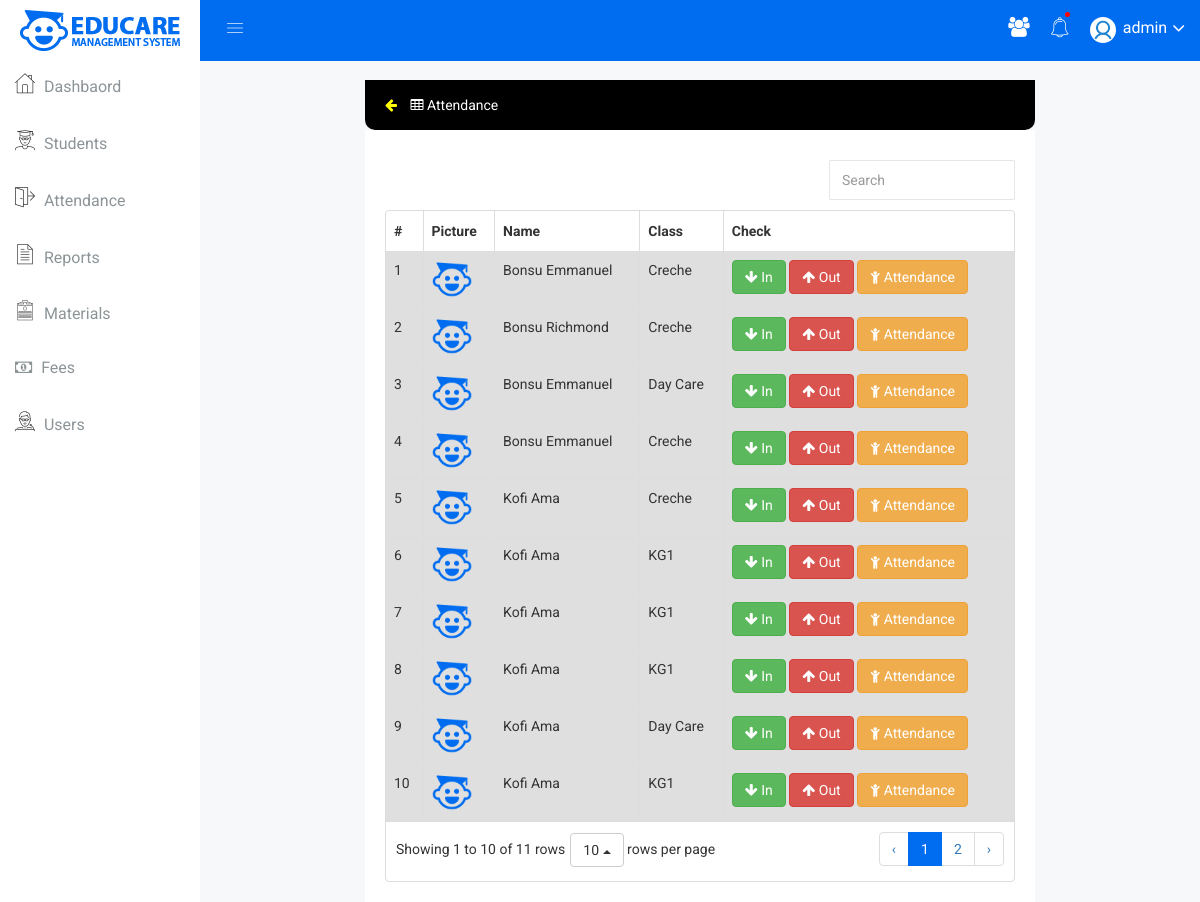
Screenshot of /attendance-page.php (signed in) with the database file from the repository.
### tables this page shows
CREATE TABLE `attendance` (
  `id` int(11) NOT NULL,
  `student_id` int(11) NOT NULL,
  `status` varchar(5) NOT NULL DEFAULT 'Out',
  `date` timestamp NOT NULL DEFAULT current_timestamp() ON UPDATE current_timestamp()
);

CREATE TABLE `student` (
  `id` int(255) NOT NULL,
  `image` longblob NOT NULL,
  `sname` varchar(255) NOT NULL,
  `other_name` varchar(255) NOT NULL,
  `dob` varchar(255) NOT NULL,
  `place_of_birth` varchar(255) NOT NULL,
  `home_town` varchar(255) NOT NULL,
  `mother_tongue` varchar(255) NOT NULL,
  `school_attended` varchar(255) NOT NULL,
  `sex` varchar(255) NOT NULL,
  `class` varchar(255) NOT NULL,
  `joindate` timestamp NOT NULL DEFAULT current_timestamp(),
  `account` varchar(255) NOT NULL DEFAULT 'no'
);

### attendance-page.php (the view, shortened to what this page needs)
<?php require_once "php/dbconnect.php" ?>
<?php require_once "header.php" ?>
        </div>
<div class="data-table-area mg-b-15" style="width: 70%; margin-right: auto; margin-left: auto;">
            <div class="container-fluid" style="margin-top: 20px;">
                <div  style="background: #000000; color:#ffff; height: 50px; border-bottom-left-radius:
                10px; border-bottom-right-radius:
                10px; line-height: 50px; text-indent: 10px;">
                <a href="index.php" style="color: yellow;"><span class="fa fa-arrow-left"></span></a>
                <span class="fa fa-table"></span> Attendance
            </div>
        </div>
        <div class="data-table-area mg-b-15">
            <div class="container-fluid">
                <div class="row" >
                    <div class="col-lg-12 col-md-12 col-sm-12 col-xs-12" >
                        <div class="sparkline13-list" >
                            <div class="static-table-list">
                                    <table class="table" id="table" data-toggle="table" data-pagination="true" data-search="true"  data-toolbar="#toolbar">
                                        <thead>
                                            <tr>
                                                <th>#</th>
                                                <th>Picture</th>
                                                <th>Name</th>
                                                <th>Class</th>
                                                <th>Check</th>
                                            </tr>
                                        </thead>
                                        <tbody style="background: #00000020;" >
                                           <?php
$select = "SELECT s.id, s.sname, s.other_name, s.class, a.status
          FROM student s
          JOIN attendance a ON s.id=a.student_id
          order by sname asc ";
$count = 0;
$selectQuery =  $conn->query($select);
  while ($sql = mysqli_fetch_assoc($selectQuery)):
    $count++
?>
                  <tr>
                    <td><?php echo $count; ?></td>
                    <?php if (empty($sql['image'])): ?>
                         <td><img width="40px" src="php/passport/favicon.png"></td>
                    <?php else: ?>
                        <td><img width="40px" src="php/passport/<?php echo $sql['image']; ?>"></td>
                    <?php endif; ?>
                    <td><?php echo $sql['sname']." ".$sql['other_name']; ?></td>
                    <td><?php echo $sql['class']; ?></td>
                    <td>
                      <?php if ($sql['status']=="In"): ?>
                      <button class="btn btn-secondary" style="background: black;" disabled="disabled"><span class="fa fa-arrow-down"></span> In</button>
                      <?php elseif ($sql['status']=="Out"): ?>
                      <a href="?in=<?php echo $sql['id']; ?>" class="btn btn-success"><span class="fa fa-arrow-down"></span> In</a>
                      <?php endif; ?>
                      <a href="?out=<?php echo $sql['id']; ?>" class="btn btn-danger"><span class="fa fa-arrow-up"></span> Out</a>
                      <a href="individual-attendance-page.php?view=<?php echo $sql['id']; ?>" class="btn btn-warning"><span class="fa fa-child"></span> Attendance</a>
                    </td>
                  </tr>
<?php endwhile;  ?>
                                        </tbody>
                                    </table>
                                </div>
                        </div>
                    </div>
                </div>
            </div>
        </div>
    </div>
</body>
</html>

### header.php (shortened to what this page needs)
<!doctype html>
<html class="no-js" lang="en">
<head>
    <link rel="stylesheet" href="css/bootstrap.min.css">
    <link rel="stylesheet" href="css/font-awesome.min.css">
    <link rel="stylesheet" href="css/owl.carousel.css">
    <link rel="stylesheet" href="css/owl.theme.css">
    <link rel="stylesheet" href="css/owl.transitions.css">
    <link rel="stylesheet" href="css/animate.css">
    <link rel="stylesheet" href="css/normalize.css">
    <link rel="stylesheet" href="css/meanmenu.min.css">
    <link rel="stylesheet" href="css/main.css">
    <link rel="stylesheet" href="css/educate-custon-icon.css">
    <link rel="stylesheet" href="css/morrisjs/morris.css">
    <link rel="stylesheet" href="css/scrollbar/jquery.mCustomScrollbar.min.css">
    <link rel="stylesheet" href="css/metisMenu/metisMenu.min.css">
    <link rel="stylesheet" href="css/metisMenu/metisMenu-vertical.css">
    <link rel="stylesheet" href="css/calendar/fullcalendar.min.css">
    <link rel="stylesheet" href="css/calendar/fullcalendar.print.min.css">
    <link rel="stylesheet" href="css/editor/select2.css">
    <link rel="stylesheet" href="css/editor/datetimepicker.css">
    <link rel="stylesheet" href="css/editor/bootstrap-editable.css">
    <link rel="stylesheet" href="css/editor/x-editor-style.css">
    <link rel="stylesheet" href="css/data-table/bootstrap-table.css">
    <link rel="stylesheet" href="css/data-table/bootstrap-editable.css">
    <link rel="stylesheet" href="style.css">
    <link rel="stylesheet" href="css/responsive.css">
</head>
<body>
    <div class="left-sidebar-pro">
        <nav id="sidebar" class="">
            <div class="sidebar-header">
                <img class="main-logo" src="img/logo/logo.png" alt="" />
            </div>
            <div class="left-custom-menu-adp-wrap comment-scrollbar">
                <nav class="sidebar-nav left-sidebar-menu-pro">
                    <ul class="metismenu" id="menu1">
                        <li>
                            <a href="index.php">
                                   <span class="educate-icon educate-home icon-wrap"></span>
                                   <span class="mini-click-non">Dashbaord</span>
                                </a>
                        </li>
                        <li>
                            <a href="student-page.php" aria-expanded="false"><span class="educate-icon educate-student icon-wrap"></span> <span class="mini-click-non">Students</span></a>
                        </li>
                        <li>
                            <a href="attendance-page.php" aria-expanded="false"><span class="educate-icon educate-pages icon-wrap"></span> <span class="mini-click-non">Attendance</span></a>
                        </li>
                        <li>
                            <a href="report-page.php" aria-expanded="false"><span class="educate-icon educate-data-table icon-wrap"></span> <span class="mini-click-non">Reports</span></a>
                        </li>
                        <li>
                            <a  href="material-page.php" aria-expanded="false"><span class="educate-icon educate-form icon-wrap"></span> <span class="mini-click-non">Materials</span></a>
                        </li>
                        <li>
                            <a  href="fee-page.php" aria-expanded="false"><span class="fa fa-money sub-icon-mg" aria-hidden="true"></span> <span class="mini-click-non">Fees</span></a>
                        </li>
                        <li>
                            <a  href="users-page.php" aria-expanded="false"><span class="educate-icon educate-professor icon-wrap"></span> <span class="mini-click-non">Users</span></a>
                        </li>
                    </ul>
                </nav>
            </div>
        </nav>
    </div>
    <div class="all-content-wrapper">
        <div class="container-fluid">
            <div class="row">
                <div class="col-lg-12 col-md-12 col-sm-12 col-xs-12">
                    <div class="logo-pro">
                        <a href="index.php"><img class="main-logo" src="img/logo/logo.png" alt="" /></a>
                    </div>
                </div>
            </div>
        </div>
        <div class="header-advance-area">
            <div class="header-top-area">
                <div class="container-fluid">
                    <div class="row">
                        <div class="col-lg-12 col-md-12 col-sm-12 col-xs-12">
                            <div class="header-top-wraper">
                                <div class="row">
                                    <div class="col-lg-1 col-md-0 col-sm-1 col-xs-12">
                                        <div class="menu-switcher-pro">
                                            <button type="button" id="sidebarCollapse" class="btn bar-button-pro header-drl-controller-btn btn-info navbar-btn">
                                                    <i class="educate-icon educate-nav"></i>
                                                </button>
                                        </div>
                                    </div>
                                    <div class="col-lg-5 col-md-5 col-sm-12 col-xs-12">
                                        <div class="header-right-info">
                                            <ul class="nav navbar-nav mai-top-nav header-right-menu">
                                                <li class="nav-item">
                                        <a href="create-general-notification-page.php">
                                            <i class="fa fa-users"></i></a>
                                                </li>
                                              <li class="nav-item">
                                                    <a href="notification-page.php"><i class="educate-icon educate-bell"></i><span class="indicator-nt" style="background:red;"></span></a>
                                                </li>
                                                <li class="nav-item">
                                                    <a href="#" data-toggle="dropdown" role="button" aria-expanded="false" class="nav-link dropdown-toggle">
                                                            <img src="img/profile/pro4.jpg" alt="" />
                                                            <span class="admin-name"><?php echo  $_SESSION['user_name']; ?></span>
                                                            <i class="fa fa-angle-down edu-icon edu-down-arrow"></i>
                                                        </a>
                                                </li>
                                            </ul>
                                        </div>
                                    </div>
                                </div>
                            </div>
                        </div>
                    </div>
                </div>
            </div>

### css/main.css (style rules this page uses)
html { color: #222; font-size: 1em; line-height: 1.4; }
audio, canvas, iframe, img, svg, video { vertical-align: middle; }

### css/metisMenu/metisMenu-vertical.css (style rules this page uses)
.sidebar-nav { background: #fff; }
.sidebar-nav ul { padding: 0; margin: 0; list-style: none; background: #f5f5f5; }
.sidebar-nav .metismenu { background: #fff; display: -webkit-box; display: -ms-flexbox; display: flex; -webkit-box-orient: vertical; -webkit-box-direction: normal; -ms-flex-direction: column; flex-direction: column; }
.sidebar-nav .metismenu li + li { margin-top: 5px; }
.sidebar-nav .metismenu li:last-child { margin-bottom: 5px; }
.sidebar-nav .metismenu > li { display: -webkit-box; display: -ms-flexbox; display: flex; -webkit-box-orient: vertical; -webkit-box-direction: normal; -ms-flex-direction: column; flex-direction: column; position: relative; }
.sidebar-nav .metismenu a { position: relative; display: block; padding: 13px 15px; color: #444; outline-width: 0; transition: all .3s ease-out; font-size:16px; font-weight:400; }
.sidebar-nav .metismenu li .icon-wrap { margin-right:5px; font-size:20px; color:#303030; }
.sidebar-nav .metismenu li .sub-icon-mg { margin-right:5px; font-size:16px; }

### rows the page displays
attendance: student.sname "Bonsu", student.other_name "Emmanuel", student.class "Creche"
attendance: student.sname "Bonsu", student.other_name "Richmond", student.class "Creche"
attendance: student.sname "Bonsu", student.other_name "Emmanuel", student.class "Day Care"
attendance: student.sname "Bonsu", student.other_name "Emmanuel", student.class "Creche"
attendance: student.sname "Kofi", student.other_name "Ama", student.class "Creche"
attendance: student.sname "Kofi", student.other_name "Ama", student.class "KG1"
attendance: student.sname "Kofi", student.other_name "Ama", student.class "KG1"
attendance: student.sname "Kofi", student.other_name "Ama", student.class "KG1"
attendance: student.sname "Kofi", student.other_name "Ama", student.class "Day Care"
attendance: student.sname "Kofi", student.other_name "Ama", student.class "KG1"

### other values shown
$_SESSION['user_name'] "admin"
